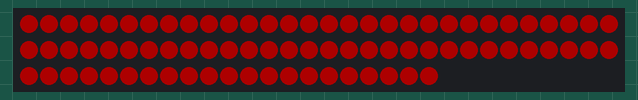
This sketch was run on a simulated Arduino Uno, built with avr-gcc and run on an emulated ATmega328P. On the bench: 81 RGB LEDs in strip order, left to right, continuing on the next row. Dim RGB values are drawn brighter than linear.

Above: at 0.3 s.

The sketch:

Red_Alliance.ino
```cpp
// ArrayOfLedArrays - see https://github.com/FastLED/FastLED/wiki/Multiple-Controller-Examples for more info on
// using multiple controllers.  In this example, we're going to set up three NEOPIXEL strips on three
// different pins, each strip getting its own CRGB array to be played with, only this time they're going
// to be all parts of an array of arrays.
// Import library
#include <FastLED.h>

#define NUM_STRIPS 4
#define NUM_LEDS_PER_STRIP 81
CRGB leds[NUM_STRIPS][NUM_LEDS_PER_STRIP];
CRGB redStrip[NUM_LEDS_PER_STRIP];


// For mirroring strips, all the "special" stuff happens just in setup.  We
// just addLeds multiple times, once for each strip
void setup() {
  FastLED.setBrightness(50);
  // tell FastLED there's 60 NEOPIXEL leds on pin 2
  FastLED.addLeds<NEOPIXEL, 12>(leds[0], NUM_LEDS_PER_STRIP);
  for(int i =0; i < NUM_LEDS_PER_STRIP; i++){
    redStrip[i] = CRGB(255,0,0);

  }

}
void setRed()
  {
    for(int i = 0; i < NUM_LEDS_PER_STRIP; i++) {
            // Does take RGB
            leds[0][i] = CRGB(255,0,0);
            // (85,12.7,73.7)
            FastLED.show();
        }
  }

void loop() {

    // This inner loop will go over each led in the current strip, one at a time

    setRed();


  }
```
